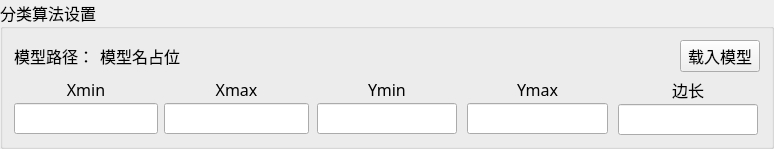
           <widget class="QGroupBox" name="gb_classificationAlgorithmModify">
            <property name="enabled">
             <bool>true</bool>
            </property>
            <property name="sizePolicy">
             <sizepolicy hsizetype="Expanding" vsizetype="Fixed">
              <horstretch>0</horstretch>
              <verstretch>0</verstretch>
             </sizepolicy>
            </property>
            <property name="font">
             <font>
              <family>微软雅黑</family>
              <pointsize>12</pointsize>
             </font>
            </property>
            <property name="title">
             <string>分类算法设置</string>
            </property>
            <layout class="QGridLayout" name="gridLayout_19" columnstretch="1,1,1,1,1">
             <item row="1" column="0">
              <layout class="QVBoxLayout" name="verticalLayout_30">
               <property name="spacing">
                <number>2</number>
               </property>
               <property name="leftMargin">
                <number>0</number>
               </property>
               <property name="rightMargin">
                <number>0</number>
               </property>
               <item>
                <widget class="QLabel" name="label_75">
                 <property name="sizePolicy">
                  <sizepolicy hsizetype="Preferred" vsizetype="Fixed">
                   <horstretch>0</horstretch>
                   <verstretch>0</verstretch>
                  </sizepolicy>
                 </property>
                 <property name="text">
                  <string>Xmin</string>
                 </property>
                 <property name="alignment">
                  <set>Qt::AlignCenter</set>
                 </property>
                </widget>
               </item>
               <item>
                <widget class="QLineEdit" name="le_baggageImgCropXmin">
                 <property name="sizePolicy">
                  <sizepolicy hsizetype="Expanding" vsizetype="Fixed">
                   <horstretch>0</horstretch>
                   <verstretch>0</verstretch>
                  </sizepolicy>
                 </property>
                 <property name="alignment">
                  <set>Qt::AlignCenter</set>
                 </property>
                </widget>
               </item>
              </layout>
             </item>
             <item row="1" column="1">
              <layout class="QVBoxLayout" name="verticalLayout_26">
               <property name="spacing">
                <number>2</number>
               </property>
               <property name="leftMargin">
                <number>0</number>
               </property>
               <property name="rightMargin">
                <number>0</number>
               </property>
               <item>
                <widget class="QLabel" name="label_72">
                 <property name="sizePolicy">
                  <sizepolicy hsizetype="Preferred" vsizetype="Fixed">
                   <horstretch>0</horstretch>
                   <verstretch>0</verstretch>
                  </sizepolicy>
                 </property>
                 <property name="text">
                  <string>Xmax</string>
                 </property>
                 <property name="alignment">
                  <set>Qt::AlignCenter</set>
                 </property>
                </widget>
               </item>
               <item>
                <widget class="QLineEdit" name="le_baggageImgCropXmax">
                 <property name="sizePolicy">
                  <sizepolicy hsizetype="Expanding" vsizetype="Fixed">
                   <horstretch>0</horstretch>
                   <verstretch>0</verstretch>
                  </sizepolicy>
                 </property>
                 <property name="alignment">
                  <set>Qt::AlignCenter</set>
                 </property>
                </widget>
               </item>
              </layout>
             </item>
             <item row="1" column="2">
              <layout class="QVBoxLayout" name="verticalLayout_28">
               <property name="spacing">
                <number>2</number>
               </property>
               <property name="leftMargin">
                <number>2</number>
               </property>
               <property name="rightMargin">
                <number>2</number>
               </property>
               <item>
                <widget class="QLabel" name="label_73">
                 <property name="sizePolicy">
                  <sizepolicy hsizetype="Preferred" vsizetype="Fixed">
                   <horstretch>0</horstretch>
                   <verstretch>0</verstretch>
                  </sizepolicy>
                 </property>
                 <property name="text">
                  <string>Ymin</string>
                 </property>
                 <property name="alignment">
                  <set>Qt::AlignCenter</set>
                 </property>
                </widget>
               </item>
               <item>
                <widget class="QLineEdit" name="le_baggageImgCropYmin">
                 <property name="sizePolicy">
                  <sizepolicy hsizetype="Expanding" vsizetype="Fixed">
                   <horstretch>0</horstretch>
                   <verstretch>0</verstretch>
                  </sizepolicy>
                 </property>
                 <property name="alignment">
                  <set>Qt::AlignCenter</set>
                 </property>
                </widget>
               </item>
              </layout>
             </item>
             <item row="1" column="3">
              <layout class="QVBoxLayout" name="verticalLayout_29">
               <property name="spacing">
                <number>2</number>
               </property>
               <property name="leftMargin">
                <number>2</number>
               </property>
               <property name="rightMargin">
                <number>2</number>
               </property>
               <item>
                <widget class="QLabel" name="label_74">
                 <property name="sizePolicy">
                  <sizepolicy hsizetype="Preferred" vsizetype="Fixed">
                   <horstretch>0</horstretch>
                   <verstretch>0</verstretch>
                  </sizepolicy>
                 </property>
                 <property name="text">
                  <string>Ymax</string>
                 </property>
                 <property name="alignment">
                  <set>Qt::AlignCenter</set>
                 </property>
                </widget>
               </item>
               <item>
                <widget class="QLineEdit" name="le_baggageImgCropYmax">
                 <property name="sizePolicy">
                  <sizepolicy hsizetype="Expanding" vsizetype="Fixed">
                   <horstretch>0</horstretch>
                   <verstretch>0</verstretch>
                  </sizepolicy>
                 </property>
                 <property name="alignment">
                  <set>Qt::AlignCenter</set>
                 </property>
                </widget>
               </item>
              </layout>
             </item>
             <item row="1" column="4">
              <layout class="QVBoxLayout" name="verticalLayout_31">
               <property name="spacing">
                <number>2</number>
               </property>
               <property name="leftMargin">
                <number>2</number>
               </property>
               <property name="rightMargin">
                <number>2</number>
               </property>
               <item>
                <widget class="QLabel" name="label_76">
                 <property name="sizePolicy">
                  <sizepolicy hsizetype="Preferred" vsizetype="Fixed">
                   <horstretch>0</horstretch>
                   <verstretch>0</verstretch>
                  </sizepolicy>
                 </property>
                 <property name="text">
                  <string>边长</string>
                 </property>
                 <property name="alignment">
                  <set>Qt::AlignCenter</set>
                 </property>
                </widget>
               </item>
               <item>
                <widget class="QLineEdit" name="le_baggageImageSize">
                 <property name="sizePolicy">
                  <sizepolicy hsizetype="Expanding" vsizetype="Fixed">
                   <horstretch>0</horstretch>
                   <verstretch>0</verstretch>
                  </sizepolicy>
                 </property>
                 <property name="alignment">
                  <set>Qt::AlignCenter</set>
                 </property>
                </widget>
               </item>
              </layout>
             </item>
             <item row="0" column="0" colspan="5">
              <layout class="QHBoxLayout" name="horizontalLayout_14">
               <item>
                <widget class="QLabel" name="label_94">
                 <property name="sizePolicy">
                  <sizepolicy hsizetype="Preferred" vsizetype="Fixed">
                   <horstretch>0</horstretch>
                   <verstretch>0</verstretch>
                  </sizepolicy>
                 </property>
                 <property name="text">
                  <string>模型路径：</string>
                 </property>
                 <property name="alignment">
                  <set>Qt::AlignCenter</set>
                 </property>
                </widget>
               </item>
               <item>
                <widget class="QLabel" name="lbl_classifyModelName">
                 <property name="sizePolicy">
                  <sizepolicy hsizetype="Preferred" vsizetype="Fixed">
                   <horstretch>0</horstretch>
                   <verstretch>0</verstretch>
                  </sizepolicy>
                 </property>
                 <property name="text">
                  <string>模型名占位</string>
                 </property>
                 <property name="alignment">
                  <set>Qt::AlignLeading|Qt::AlignLeft|Qt::AlignVCenter</set>
                 </property>
                </widget>
               </item>
               <item>
                <spacer name="horizontalSpacer_8">
                 <property name="orientation">
                  <enum>Qt::Horizontal</enum>
                 </property>
                 <property name="sizeHint" stdset="0">
                  <size>
                   <width>40</width>
                   <height>20</height>
                  </size>
                 </property>
                </spacer>
               </item>
               <item>
                <widget class="QPushButton" name="pb_loadClassifyModel">
                 <property name="sizePolicy">
                  <sizepolicy hsizetype="Fixed" vsizetype="Fixed">
                   <horstretch>0</horstretch>
                   <verstretch>0</verstretch>
                  </sizepolicy>
                 </property>
                 <property name="font">
                  <font>
                   <family>微软雅黑</family>
                   <pointsize>12</pointsize>
                  </font>
                 </property>
                 <property name="text">
                  <string>载入模型</string>
                 </property>
                </widget>
               </item>
              </layout>
             </item>
            </layout>
           </widget>
